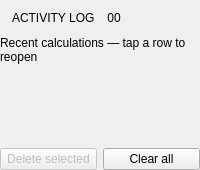
<?xml version='1.0' encoding='UTF-8'?>
<ui version="4.0">
 <class>DashboardActivity</class>
 <widget class="QFrame" name="panel">
  <property name="frameShape"><enum>QFrame::NoFrame</enum></property>
  <layout class="QVBoxLayout" name="panelLayout"><property name="spacing"><number>0</number></property><property name="leftMargin"><number>0</number></property><property name="topMargin"><number>0</number></property><property name="rightMargin"><number>0</number></property><property name="bottomMargin"><number>0</number></property>
   <item>
    <widget class="QFrame" name="panelHeader">
     <property name="minimumSize"><size><width>0</width><height>36</height></size></property><property name="frameShape"><enum>QFrame::NoFrame</enum></property>
     <layout class="QHBoxLayout" name="headerLayout"><property name="spacing"><number>8</number></property><property name="leftMargin"><number>12</number></property><property name="topMargin"><number>4</number></property><property name="rightMargin"><number>12</number></property><property name="bottomMargin"><number>4</number></property>
      <item><widget class="QLabel" name="panelTitle"><property name="text"><string>ACTIVITY LOG</string></property><property name="wordWrap"><bool>true</bool></property></widget><property name="stretch"><number>1</number></property></item>
      <item><widget class="QLabel" name="activitySessionMeta"><property name="text"><string> 00</string></property><property name="wordWrap"><bool>true</bool></property><property name="layoutDirection"><enum>Qt::LeftToRight</enum></property></widget></item>
     </layout>
    </widget>
   </item>
   <item>
    <widget class="QWidget" name="panelBody">
     <layout class="QVBoxLayout" name="bodyLayout"><property name="spacing"><number>8</number></property><property name="leftMargin"><number>0</number></property><property name="topMargin"><number>0</number></property><property name="rightMargin"><number>0</number></property><property name="bottomMargin"><number>0</number></property>
      <item><widget class="QLabel" name="activityHint"><property name="text"><string>Recent calculations — tap a row to reopen</string></property><property name="wordWrap"><bool>true</bool></property></widget></item>
      <item>
       <widget class="QScrollArea" name="activityLogScroll">
        <property name="frameShape"><enum>QFrame::NoFrame</enum></property><property name="widgetResizable"><bool>true</bool></property><property name="horizontalScrollBarPolicy"><enum>Qt::ScrollBarAlwaysOff</enum></property>
        <widget class="QWidget" name="activityLogContents">
         <property name="geometry"><rect><x>0</x><y>0</y><width>240</width><height>320</height></rect></property>
         <layout class="QVBoxLayout" name="activityLogLayout"><property name="spacing"><number>2</number></property><property name="leftMargin"><number>0</number></property><property name="topMargin"><number>0</number></property><property name="rightMargin"><number>0</number></property><property name="bottomMargin"><number>0</number></property></layout>
        </widget>
       </widget>
       <property name="stretch"><number>1</number></property>
      </item>
      <item>
       <layout class="QHBoxLayout" name="logButtonsLayout"><property name="spacing"><number>6</number></property>
        <item><widget class="QPushButton" name="deleteRunButton"><property name="enabled"><bool>false</bool></property><property name="text"><string>Delete selected</string></property></widget></item>
        <item><widget class="QPushButton" name="clearLogButton"><property name="text"><string>Clear all</string></property></widget></item>
       </layout>
      </item>
     </layout>
     </widget>
   <property name="stretch"><number>1</number></property>
    </item>
  </layout>
 </widget>
 <resources />
 <connections />
</ui>
